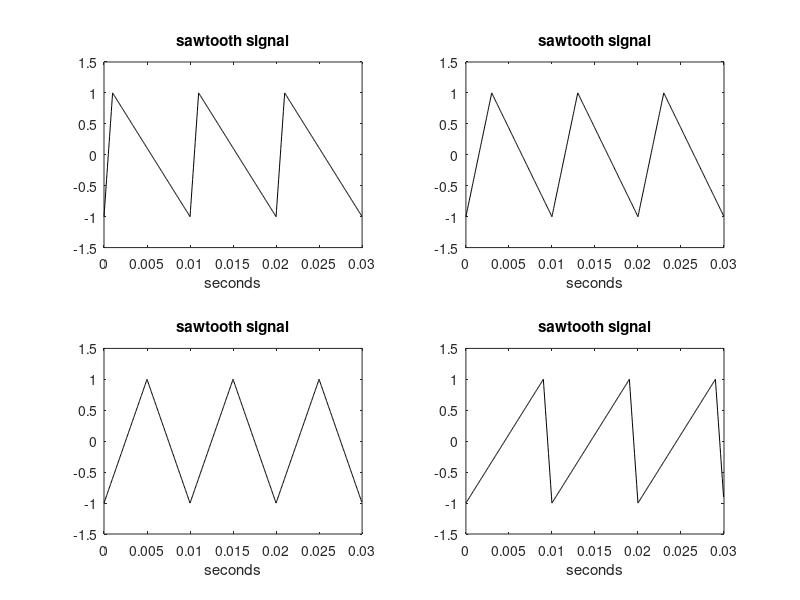

This chart was generated by the following MATLAB code:
% Sawtooth signals
fy=100;              % signal frequency in Hz
w=2*pi*fy;           % signal frequency in rad/s
signalduration=0.03; % signal duration in seconds

fsampling=20000;              % sampling frequency in Hz
tiv=1/fsampling;              % time interval between samples;
t=0:tiv:(signalduration-tiv); % time intervals set

y=sawtooth(w*t,0.1); %signal data set (width 0.1--> Wave maximum location )
subplot(2,2,1); plot(t,y,'k'); %plots figure
axis([0 signalduration -1.5 1.5]);
xlabel('seconds'); title('sawtooth signal');

y=sawtooth(w*t,0.3); %signal data set (width 0.3--> scalar value between 0 &1)
subplot(2,2,2); plot(t,y,'k'); 
axis([0 signalduration -1.5 1.5]);
xlabel('seconds'); title('sawtooth signal');


y=sawtooth(w*t,0.5); 
subplot(2,2,3); plot(t,y,'k'); 
axis([0 signalduration -1.5 1.5]);
xlabel('seconds'); title('sawtooth signal');

y=sawtooth(w*t,0.9); 
subplot(2,2,4); plot(t,y,'k'); 
axis([0 signalduration -1.5 1.5]);
xlabel('seconds'); title('sawtooth signal');